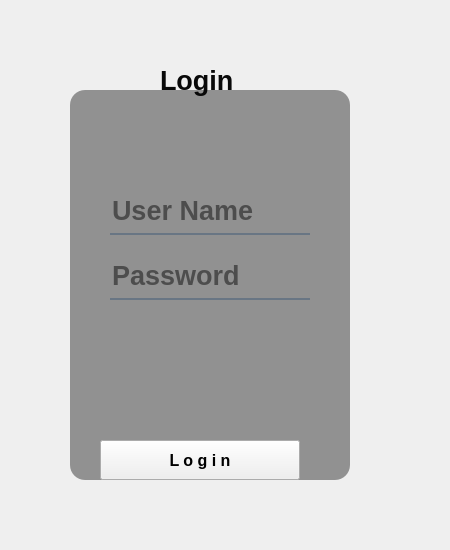
<?xml version="1.0" encoding="UTF-8"?>
<ui version="4.0">
 <class>MainWindow</class>
 <widget class="QMainWindow" name="MainWindow">
  <property name="geometry">
   <rect>
    <x>0</x>
    <y>0</y>
    <width>450</width>
    <height>550</height>
   </rect>
  </property>
  <property name="windowTitle">
   <string>PFT Login</string>
  </property>
  <widget class="QWidget" name="centralwidget">
   <widget class="QWidget" name="widget" native="true">
    <property name="geometry">
     <rect>
      <x>30</x>
      <y>30</y>
      <width>370</width>
      <height>480</height>
     </rect>
    </property>
    <widget class="QLabel" name="label">
     <property name="geometry">
      <rect>
       <x>30</x>
       <y>20</y>
       <width>300</width>
       <height>420</height>
      </rect>
     </property>
     <property name="styleSheet">
      <string notr="true">border-image: url(:/images/safe.png);
border-radius: 20px;</string>
     </property>
     <property name="text">
      <string/>
     </property>
    </widget>
    <widget class="QLabel" name="label_2">
     <property name="geometry">
      <rect>
       <x>40</x>
       <y>60</y>
       <width>280</width>
       <height>390</height>
      </rect>
     </property>
     <property name="styleSheet">
      <string notr="true">background-color:rgb(0,0,0,100);
border-radius:15px;</string>
     </property>
     <property name="text">
      <string/>
     </property>
    </widget>
    <widget class="QLabel" name="label_3">
     <property name="geometry">
      <rect>
       <x>130</x>
       <y>30</y>
       <width>90</width>
       <height>40</height>
      </rect>
     </property>
     <property name="font">
      <font>
       <pointsize>20</pointsize>
       <bold>true</bold>
      </font>
     </property>
     <property name="styleSheet">
      <string notr="true">color:rgba(9,9,9,1);</string>
     </property>
     <property name="text">
      <string>Login</string>
     </property>
    </widget>
    <widget class="QLineEdit" name="User_Name_input">
     <property name="geometry">
      <rect>
       <x>80</x>
       <y>165</y>
       <width>200</width>
       <height>40</height>
      </rect>
     </property>
     <property name="font">
      <font>
       <pointsize>20</pointsize>
       <bold>true</bold>
      </font>
     </property>
     <property name="styleSheet">
      <string notr="true">background-color:rgba(0,0,0,0);
border:none;
border-bottom:2px solid rgba(105,118,132,255);
color:rgba(9,9,9,1);
padding-bottom:7px;</string>
     </property>
     <property name="placeholderText">
      <string>User Name</string>
     </property>
    </widget>
    <widget class="QLineEdit" name="User_password_input">
     <property name="geometry">
      <rect>
       <x>80</x>
       <y>230</y>
       <width>200</width>
       <height>40</height>
      </rect>
     </property>
     <property name="font">
      <font>
       <pointsize>20</pointsize>
       <bold>true</bold>
      </font>
     </property>
     <property name="styleSheet">
      <string notr="true">background-color:rgba(0,0,0,0);
border:none;
border-bottom:2px solid rgba(105,118,132,255);
color:rgba(9,9,9,1);
padding-bottom:7px;</string>
     </property>
     <property name="echoMode">
      <enum>QLineEdit::Password</enum>
     </property>
     <property name="placeholderText">
      <string>Password</string>
     </property>
    </widget>
    <widget class="QPushButton" name="Login_Button">
     <property name="enabled">
      <bool>true</bool>
     </property>
     <property name="geometry">
      <rect>
       <x>70</x>
       <y>410</y>
       <width>200</width>
       <height>40</height>
      </rect>
     </property>
     <property name="font">
      <font>
       <pointsize>12</pointsize>
       <bold>true</bold>
      </font>
     </property>
     <property name="styleSheet">
      <string notr="true">Login_Button#pushButton{
	background-color: qlineargradient(spread:pad, x1:0, y1:0, x2:1, y2:0, stop:0 rgba(0, 0, 0, 255), stop:1 rgba(255, 255, 255, 255)); 
color:rgba(255,255,255,210);
border-radius:5px;
}

Login_Button#pushButton:hover{
	background-color: qlineargradient(spread:pad, x1:0, y1:0, x2:1, y2:0, stop:0 rgba(0, 0, 0, 255), stop:1 rgba(255, 255, 255, 255)); 

}
Login_Button#pushButton:pressed{
	padding-left:5px;
    padding-top:5px;
	background-color:rgba(9,9,9,1)
}</string>
     </property>
     <property name="text">
      <string>L o g i n</string>
     </property>
    </widget>
   </widget>
  </widget>
 </widget>
 <resources>
  <include location="res.qrc"/>
 </resources>
 <connections/>
</ui>
